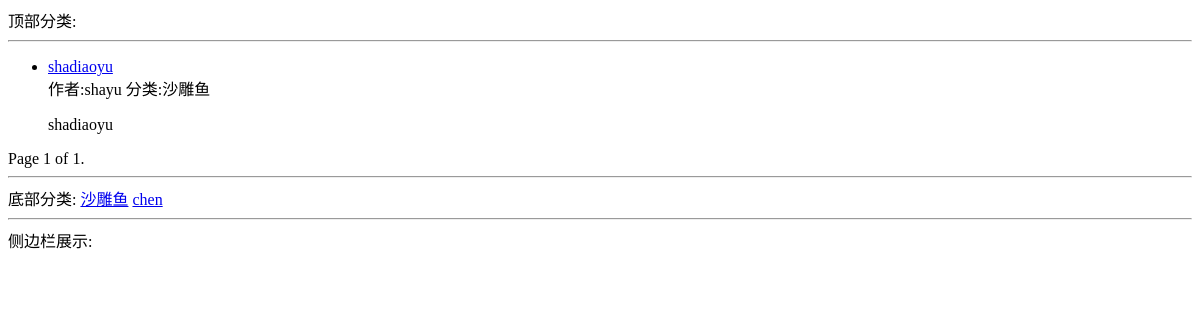
Before: / with the older database file.
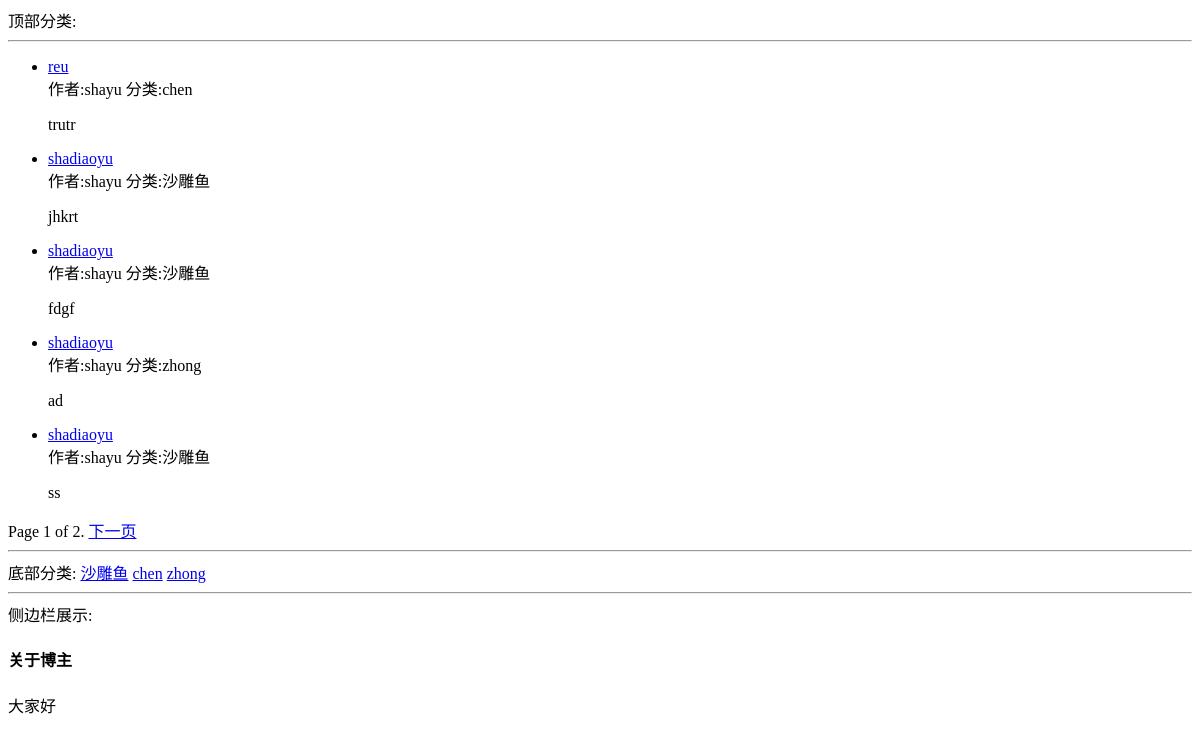
After: the same page with the newer database file.
### blog/models.py (models this page shows, shortened)
class Post(models.Model):
    STATUS_NORMAL = 1
    STATUS_DELETE = 0
    STATUS_DRAFT =2
    STATUS_ITEMS = (
        (STATUS_NORMAL, '正常'),
        (STATUS_DELETE, '删除'),
        (STATUS_DRAFT ,'草稿'),
    )
    title =models.CharField(max_length=255, verbose_name="标题")
    desc =models.CharField(max_length=1024, blank=True, verbose_name="摘要")
    content =models.TextField(verbose_name="正文",help_text="正文必须为MarkDown格式")
    status = models.PositiveIntegerField(default=STATUS_NORMAL, choices=STATUS_ITEMS,
                                         verbose_name="状态")
    category =models.ForeignKey(Category,on_delete=models.CASCADE, verbose_name="分类")
    tag =models.ManyToManyField(Tag, verbose_name="标签")
    owner = models.ForeignKey(User, on_delete=models.CASCADE,verbose_name="作者")
    created_time = models.DateTimeField(auto_now_add=True, verbose_name="创建时间")
    pv = models.PositiveIntegerField(default=1)
    uv = models.PositiveIntegerField(default=1)
    class Meta:
        verbose_name=verbose_name_plural ="文章"
        ordering = ['-id']

class Category(models.Model):
    STATUS_NORMAL =1
    STATUS_DELETE =0
    STATUS_ITEMS =(
        (STATUS_NORMAL ,'正常'),
        (STATUS_DELETE ,'删除'),
    )
    name =models.CharField(max_length=50, verbose_name="名称")
    status =models.PositiveIntegerField(default=STATUS_NORMAL ,choices=STATUS_ITEMS ,
                                        verbose_name="状态")
    is_nav =models.BooleanField(default=False, verbose_name="是否为导航")
    owner =models.ForeignKey(User,on_delete=models.CASCADE, verbose_name="作者")
    created_time =models.DateTimeField(auto_now_add=True, verbose_name="创建时间")
    class Meta:
        verbose_name =verbose_name_plural ='分类'
    @classmethod
    def get_navs(cls):
        categories=cls.objects.filter(status=cls.STATUS_NORMAL)
        nav_categories=[]
        normal_categories=[]
        for cate in categories:
            if cate.is_nav:
                nav_categories.append(cate)
            else:
                normal_categories.append(cate)
        return {'navs':nav_categories,'categories':normal_categories,}

### config/models.py (models this page shows)
class SideBar(models.Model):
    DISPLAY_HTML=1
    DISPLAY_LATEST = 2
    DISPLAY_HOT = 3
    DISPLAY_COMMENT = 4
    STATUS_SHOW =1
    STATUS_HIDE =0
    STATUS_ITEMS =(
        (STATUS_SHOW ,'展示'),
        (STATUS_HIDE ,'隐藏'),
    )
    SIDE_TYPE =(
        ( DISPLAY_HTML, 'HTML'),
        ( DISPLAY_LATEST,'最新文章'),
        (DISPLAY_HOT,'最热文章'),
        ( DISPLAY_COMMENT ,'最近评论'),
    )
    title = models.CharField(max_length=50, verbose_name = "标题")
    display_type =models.PositiveIntegerField(default=1,choices=SIDE_TYPE ,
                                              verbose_name="展示类型")
    content =models.CharField(max_length=500,blank=True,verbose_name="内容",
                              help_text="展示内容")
    status = models.PositiveIntegerField(default=STATUS_SHOW, choices=STATUS_ITEMS,
                                         verbose_name="状态")
    owner = models.ForeignKey(User, on_delete=models.CASCADE,verbose_name="作者")
    created_time = models.DateTimeField(auto_now_add=True, verbose_name="创建时间")
    class Meta:
        verbose_name = verbose_name_plural = "侧边栏"
    @classmethod
    def get_all(cls):
        return cls.objects.filter(status=cls.STATUS_SHOW)
    @property
    def content_html(self):
        from blog.models import Post
        from comment.models import  Comment
        result =''
        if self.display_type==self.DISPLAY_HTML:
            result=self.content
        elif self.display_type==self.DISPLAY_LATEST:
            context={'posts':Post.latest_posts()}
            result=render_to_string('config/blocks/sidebar_posts.html',context)
        elif self.display_type==self.DISPLAY_HOT:
            context={'posts':Post.hot_posts()}
            result=render_to_string('config/blocks/sidebar_posts.html',context)
        elif self.display_type==self.DISPLAY_COMMENT:
            context={'comments':Comment.objects.filter(status=Comment.STATUS_NORMAL)}
            result=render_to_string('config/blocks/sidebar_posts.html',context)
        return result

### blog/views.py (the view)
# urls.py: url(r'^$',IndexView.as_view(),name='index'),
class IndexView(CommonViewMixin,ListView):
    queryset =Post.latest_posts()
    paginate_by=5
    context_object_name = 'post_list'
    template_name = 'blog/list.html'

### blog/views.py (called while the page is built)
    def get_context_data(self,**kwargs):
        context=super().get_context_data(**kwargs)
        context.update({
            'sidebars':SideBar.get_all(),
        })
        context.update(Category.get_navs())
        return context

### blog_sys/templates/blog/list.html (shortened to what this page needs)
{% extends "./base.html" %}
{% block main %}
    <ul>
    {% for post in post_list %}
    <li>
      <a href="{% url 'post-detail' post.id  %}">{{ post.title }}</a>
      <div>
          <span>作者:{{ post.owner.username }}</span>
          <span>分类:{{ post.category.name }}</span>
      </div>
      <p>{{ post.desc }}</p>
    </li>
    {% endfor %}
    </ul>
    {% if page_obj %}
        Page {{ page_obj.number }} of {{ paginator.num_pages }}.
    {% if page_obj.has_next %}
        <a href="?page={{ page_obj.next_page_number }}">下一页</a>
        {% endif %}
    {% endif %}
{% endblock %}

### blog_sys/templates/blog/base.html (shortened to what this page needs)
<!DOCTYPE HTML>
<html>
    <head>
        <meat charset="utf-8"/>
    </head>
    <body>
    <div>顶部分类:
    </div>
    <hr/>
    {% block main %}
    {% endblock %}
    <hr/>
    <div>底部分类:
        {% for cate in categories %}
         <a href="{% url 'category-list' cate.id  %}">{{ cate.name }}</a>
        {% endfor %}
    </div>
    <hr/>
    <div>侧边栏展示:
        {% for sidebar in sidebars %}
            <h4>{{ sidebar.title }}</h4>
            {{ sidebar.content_html }}
        {% endfor %}
    </div>
    </body>
</html>

Changed rows visible on the page:
no longer on this page (row unchanged): Post: title "shadiaoyu", owner.username "shayu", category.name "沙雕鱼", desc "shadiaoyu"
added Post: title "reu", owner.username "shayu", category.name "chen", desc "trutr"
added Post: title "shadiaoyu", owner.username "shayu", category.name "沙雕鱼", desc "jhkrt"
added Post: title "shadiaoyu", owner.username "shayu", category.name "沙雕鱼", desc "fdgf"
added Post: title "shadiaoyu", owner.username "shayu", category.name "zhong", desc "ad"
added Post: title "shadiaoyu", owner.username "shayu", category.name "沙雕鱼", desc "ss"
added Category: name "zhong"
added SideBar: title "关于博主", content_html "大家好"
Other visible differences:
{{ paginator.num_pages }}: "1" → "2"
text now shown: "下一页"
